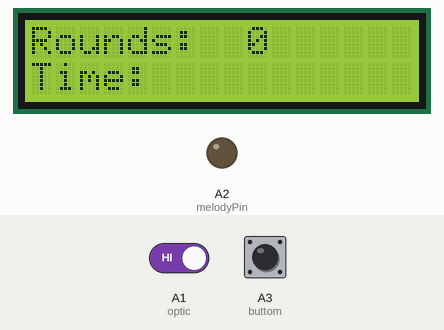
Recording of a sketch running on a simulated Arduino Uno, built with avr-gcc and run on an emulated ATmega328P. On the bench: 16×2 character LCD, output pins drawn as LEDs (lit = HIGH). Inputs (shaded band) come from the test bench; at power-on: A1 (optic) HIGH, A3 (buttom) LOW.

Above: at 1.2 s.
1.3 s: A1 (optic) driven LOW
At 1.7 s:
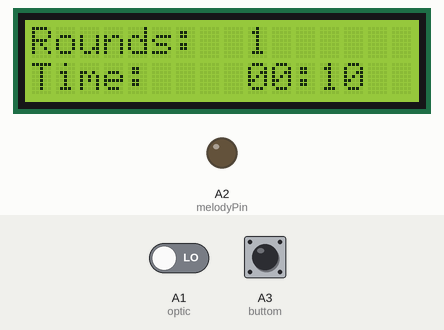
At 12.26 s:
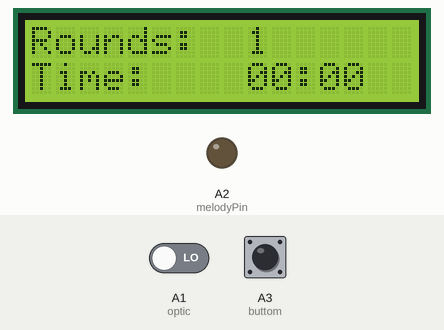
Timing chart, 0 to 12.9 s (numbered marks = the images above; inputs shaded):
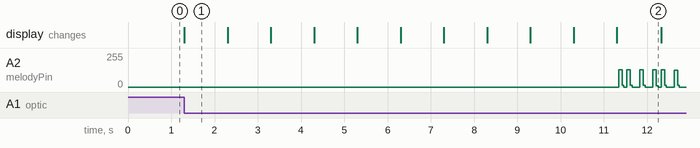

Measured:
- after the input at 1.3 s, the display: first changes at once (image 1 shows a later state)
- what the display in image 1 shows lasts 1.0 s, from 1.3 s to 2.3 s

The sketch:

LCD_test.ino
```cpp
#include <LiquidCrystal.h>
#include <Timer.h> //download and install Timer.h package!
#include <TimerOne.h>

volatile bool buttom_value = false;

/*************************************************
 * Definition and function for Beeping !!!!
 *************************************************/

#define NOTE_B0  31
#define NOTE_C1  33
#define NOTE_CS1 35
#define NOTE_D1  37
#define NOTE_DS1 39
#define NOTE_E1  41
#define NOTE_F1  44
#define NOTE_FS1 46
#define NOTE_G1  49
#define NOTE_GS1 52
#define NOTE_A1  55
#define NOTE_AS1 58
#define NOTE_B1  62
#define NOTE_C2  65
#define NOTE_CS2 69
#define NOTE_D2  73
#define NOTE_DS2 78
#define NOTE_E2  82
#define NOTE_F2  87
#define NOTE_FS2 93
#define NOTE_G2  98
#define NOTE_GS2 104
#define NOTE_A2  110
#define NOTE_AS2 117
#define NOTE_B2  123
#define NOTE_C3  131
#define NOTE_CS3 139
#define NOTE_D3  147
#define NOTE_DS3 156
#define NOTE_E3  165
#define NOTE_F3  175
#define NOTE_FS3 185
#define NOTE_G3  196
#define NOTE_GS3 208
#define NOTE_A3  220
#define NOTE_AS3 233
#define NOTE_B3  247
#define NOTE_C4  262
#define NOTE_CS4 277
#define NOTE_D4  294
#define NOTE_DS4 311
#define NOTE_E4  330
#define NOTE_F4  349
#define NOTE_FS4 370
#define NOTE_G4  392
#define NOTE_GS4 415
#define NOTE_A4  440
#define NOTE_AS4 466
#define NOTE_B4  494
#define NOTE_C5  523
#define NOTE_CS5 554
#define NOTE_D5  587
#define NOTE_DS5 622
#define NOTE_E5  659
#define NOTE_F5  698
#define NOTE_FS5 740
#define NOTE_G5  784
#define NOTE_GS5 831
#define NOTE_A5  880
#define NOTE_AS5 932
#define NOTE_B5  988
#define NOTE_C6  1047
#define NOTE_CS6 1109
#define NOTE_D6  1175
#define NOTE_DS6 1245
#define NOTE_E6  1319
#define NOTE_F6  1397
#define NOTE_FS6 1480
#define NOTE_G6  1568
#define NOTE_GS6 1661
#define NOTE_A6  1760
#define NOTE_AS6 1865
#define NOTE_B6  1976
#define NOTE_C7  2093
#define NOTE_CS7 2217
#define NOTE_D7  2349
#define NOTE_DS7 2489
#define NOTE_E7  2637
#define NOTE_F7  2794
#define NOTE_FS7 2960
#define NOTE_G7  3136
#define NOTE_GS7 3322
#define NOTE_A7  3520
#define NOTE_AS7 3729
#define NOTE_B7  3951
#define NOTE_C8  4186
#define NOTE_CS8 4435
#define NOTE_D8  4699
#define NOTE_DS8 4978

#define melodyPin A2
//Mario main theme melody
int melody[] = {
  NOTE_E7, NOTE_E7, 0, NOTE_E7,
  0, NOTE_C7, NOTE_E7, 0,
  NOTE_G7, 0, 0,  0,
  NOTE_G6, 0, 0, 0,

  NOTE_C7, 0, 0, NOTE_G6,
  0, 0, NOTE_E6, 0,
  0, NOTE_A6, 0, NOTE_B6,
  0, NOTE_AS6, NOTE_A6, 0,

  NOTE_G6, NOTE_E7, NOTE_G7,
  NOTE_A7, 0, NOTE_F7, NOTE_G7,
  0, NOTE_E7, 0, NOTE_C7,
  NOTE_D7, NOTE_B6, 0, 0,

  NOTE_C7, 0, 0, NOTE_G6,
  0, 0, NOTE_E6, 0,
  0, NOTE_A6, 0, NOTE_B6,
  0, NOTE_AS6, NOTE_A6, 0,

  NOTE_G6, NOTE_E7, NOTE_G7,
  NOTE_A7, 0, NOTE_F7, NOTE_G7,
  0, NOTE_E7, 0, NOTE_C7,
  NOTE_D7, NOTE_B6, 0, 0
};
//Mario main them tempo
int tempo[] = {
  12, 12, 12, 12,
  12, 12, 12, 12,
  12, 12, 12, 12,
  12, 12, 12, 12,

  12, 12, 12, 12,
  12, 12, 12, 12,
  12, 12, 12, 12,
  12, 12, 12, 12,

  9, 9, 9,
  12, 12, 12, 12,
  12, 12, 12, 12,
  12, 12, 12, 12,

  12, 12, 12, 12,
  12, 12, 12, 12,
  12, 12, 12, 12,
  12, 12, 12, 12,

  9, 9, 9,
  12, 12, 12, 12,
  12, 12, 12, 12,
  12, 12, 12, 12,
};
//Underworld melody
int underworld_melody[] = {
  NOTE_C4, NOTE_C5, NOTE_A3, NOTE_A4,
  NOTE_AS3, NOTE_AS4, 0,
  0,
  NOTE_C4, NOTE_C5, NOTE_A3, NOTE_A4,
  NOTE_AS3, NOTE_AS4, 0,
  0,
  NOTE_F3, NOTE_F4, NOTE_D3, NOTE_D4,
  NOTE_DS3, NOTE_DS4, 0,
  0,
  NOTE_F3, NOTE_F4, NOTE_D3, NOTE_D4,
  NOTE_DS3, NOTE_DS4, 0,
  0, NOTE_DS4, NOTE_CS4, NOTE_D4,
  NOTE_CS4, NOTE_DS4,
  NOTE_DS4, NOTE_GS3,
  NOTE_G3, NOTE_CS4,
  NOTE_C4, NOTE_FS4, NOTE_F4, NOTE_E3, NOTE_AS4, NOTE_A4,
  NOTE_GS4, NOTE_DS4, NOTE_B3,
  NOTE_AS3, NOTE_A3, NOTE_GS3,
  0, 0, 0
};
//Underwolrd tempo
int underworld_tempo[] = {
  12, 12, 12, 12,
  12, 12, 6,
  3,
  12, 12, 12, 12,
  12, 12, 6,
  3,
  12, 12, 12, 12,
  12, 12, 6,
  3,
  12, 12, 12, 12,
  12, 12, 6,
  6, 18, 18, 18,
  6, 6,
  6, 6,
  6, 6,
  18, 18, 18, 18, 18, 18,
  10, 10, 10,
  10, 10, 10,
  3, 3, 3
};

void sing(int s) {
  // iterate over the notes of the melody:
  int song = s;
  if (song == 2) {
    //Serial.println(" 'Underworld Theme'");
    int size = sizeof(underworld_melody) / sizeof(int);
    for (int thisNote = 0; thisNote < size; thisNote++) {
      noInterrupts();
      if(buttom_value==true) break;
      interrupts();
      // to calculate the note duration, take one second
      // divided by the note type.
      //e.g. quarter note = 1000 / 4, eighth note = 1000/8, etc.
      int noteDuration = 1000 / underworld_tempo[thisNote];

      buzz(melodyPin, underworld_melody[thisNote], noteDuration);

      // to distinguish the notes, set a minimum time between them.
      // the note's duration + 30% seems to work well:
      int pauseBetweenNotes = noteDuration * 1.30;
      delay(pauseBetweenNotes);

      // stop the tone playing:
      buzz(melodyPin, 0, noteDuration);

    }

  } else {

    //Serial.println(" 'Mario Theme'");
    int size = sizeof(melody) / sizeof(int);
    for (int thisNote = 0; thisNote < size; thisNote++) {
      noInterrupts();
      if(buttom_value==true) break;
      interrupts();
      // to calculate the note duration, take one second
      // divided by the note type.
      //e.g. quarter note = 1000 / 4, eighth note = 1000/8, etc.
      int noteDuration = 1000 / tempo[thisNote];

      buzz(melodyPin, melody[thisNote], noteDuration);

      // to distinguish the notes, set a minimum time between them.
      // the note's duration + 30% seems to work well:
      int pauseBetweenNotes = noteDuration * 1.30;
      delay(pauseBetweenNotes);

      // stop the tone playing:
      buzz(melodyPin, 0, noteDuration);

    }
  }
}

void buzz(int targetPin, long frequency, long length) {
  long delayValue = 1000000 / frequency / 2; // calculate the delay value between transitions
  //// 1 second's worth of microseconds, divided by the frequency, then split in half since
  //// there are two phases to each cycle
  long numCycles = frequency * length / 1000; // calculate the number of cycles for proper timing
  //// multiply frequency, which is really cycles per second, by the number of seconds to
  //// get the total number of cycles to produce
  for (long i = 0; i < numCycles; i++) { // for the calculated length of time...
    digitalWrite(targetPin, HIGH); // write the buzzer pin high to push out the diaphram
    delayMicroseconds(delayValue); // wait for the calculated delay value
    digitalWrite(targetPin, LOW); // write the buzzer pin low to pull back the diaphram
    delayMicroseconds(delayValue); // wait again or the calculated delay value
  }

}
///////////////////beeping//////////////////////////////////////////////////////////////////////////
////////////////////////////////////////////////////////////////////////////////////////////////////


Timer tcb;

// select the pins used on the LCD panel
LiquidCrystal lcd(8, 9, 4, 5, 6, 7);


// define some values used by the panel and buttons

const int optic = A1;
const int buttom = A3;
int count = 0;
const int start_second = 10;
int count_down_second = start_second;
bool state = false;
// read the buttons
void lcd_display(int count_down_second){
   lcd.setCursor(9,1);            // move cursor to second line "1" and 9 spaces over
   int m = count_down_second/60;
   int s = count_down_second%60;
   //Serial.print(count_down_second);
   lcd.print(m/10);
   lcd.print(m%10);
   lcd.print(':');
   lcd.print(s/10);
   lcd.print(s%10);

}
bool timer_counting = false;
void timer_do(){
   lcd_display(count_down_second);
   if(timer_counting) count_down_second--;
}

void blinking(void){
   static bool light = true;
   static int cnt = 0;
   static const int duration = 1000;
   cnt++;
   if(light&cnt>duration){
      lcd.noDisplay();
      light=false;
      cnt=0;

   }else if(!light&cnt>duration){
      lcd.display();
      light=true;
      cnt=0;
   }
   //detecting also occure here!
  detection_1();
}
void detection(void){
  static bool st = false;
  if(digitalRead(buttom)==LOW&st==false){
      st = false;
       buttom_value = false;
   }else if(digitalRead(buttom)==HIGH&st==false){
      st = true;
      buttom_value = false;
   }else if(digitalRead(buttom)==LOW&st==true){ //do the counting
      st = false;
      buttom_value = true;
   }else if(digitalRead(buttom)==HIGH&st==true){
      st = true;
      buttom_value = false;
   }
}
void detection_1(void){
   if(digitalRead(buttom)==HIGH){
     while(digitalRead(buttom)==HIGH){

     }//detection of HIGH to LOW
     buttom_value = true;
   }
}
void setup()
{
 pinMode(optic,INPUT);
 pinMode(melodyPin, OUTPUT);//buzzer
 pinMode(buttom,INPUT);//buttom


 lcd.begin(16, 2);              // start the library
 lcd.setCursor(0,0);
 lcd.print("Rounds:"); // print a simple message
 lcd.setCursor(0,1);
 lcd.print("Time:");
 tcb.every(1000,timer_do);
 //blinking_timmer.every(1000,blinking);

}
bool stop_state = false;
void loop()
{
 //Control of Display
 if(stop_state==false){
   lcd.setCursor(9,0);
   lcd.print(count);

   //Sensing the wheel and count
   //FSM for constrolling the count
    if(digitalRead(optic)==LOW&state==false){
      state = false;

    }else if(digitalRead(optic)==HIGH&state==false){
      state = true;
    }else if(digitalRead(optic)==LOW&state==true){ //do the counting
      state = false;
      count++;
    }else if(digitalRead(optic)==HIGH&state==true){
      state = true;
    }

   if(count_down_second>=0&&count>0){
     timer_counting = true;
     tcb.update();
   }else{
     if(count==0){//begining of the game
       //do nothing
     }else{ //times up
       timer_counting = false;
       //count_down_second = start_second;
       Timer1.initialize(1000);
       Timer1.attachInterrupt(blinking); // blinkLED to run every 0.15 seconds

       while(!buttom_value){
         sing(1);//beeping here!
       }
       delay(1000);
       noInterrupts();
       buttom_value = false;
       interrupts();
       Timer1.stop();
       Timer1.detachInterrupt();
       stop_state = true;
       lcd.display();

     }
   }
 }else{ //stop_state = true
   //Serial.print('enter stop state');
   Timer1.initialize(1000);
   Timer1.attachInterrupt(detection);
   Timer1.restart();

   if(buttom_value){
     stop_state = false;
     count_down_second = start_second;
     Timer1.stop();
     Timer1.detachInterrupt();
     count = 0;
     lcd.clear();
     lcd.setCursor(0,0);
     lcd.print("Rounds:"); // print a simple message
     lcd.setCursor(0,1);
     lcd.print("Time:");
     timer_counting = true;
     noInterrupts();
     buttom_value = false;
     interrupts();
   }
 }


 //analogWrite(2, count*10 );

 //lcd_key = read_LCD_buttons();  // read the buttons
 //lcd.print();
}
```
